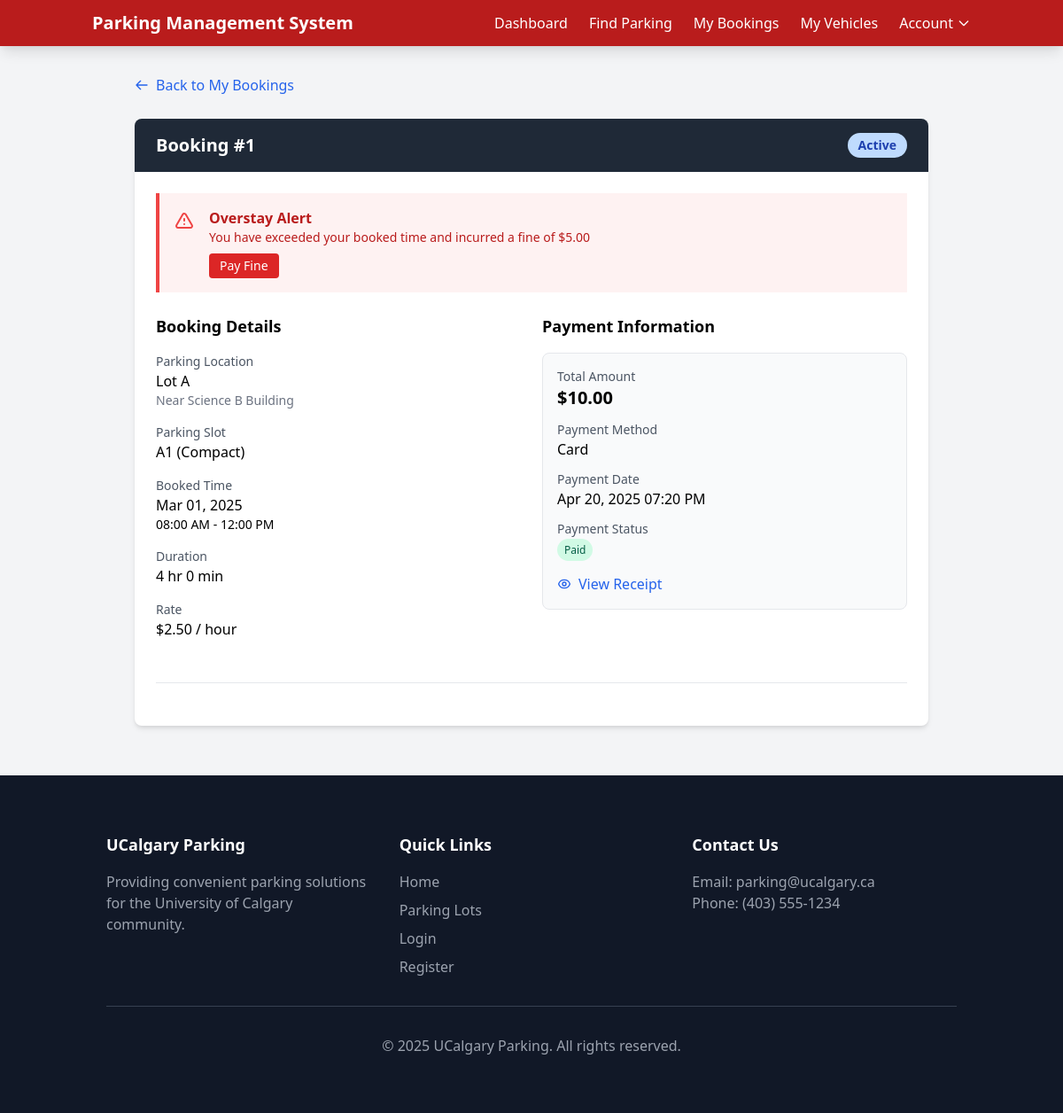
The page /booking-details.php?id=1 (signed in) on the database its author committed.
### tables this page shows
CREATE TABLE bookings (
    booking_id INT AUTO_INCREMENT PRIMARY KEY,
    customer_id INT NOT NULL,
    vehicle_id INT NOT NULL,
    slot_id INT NOT NULL,
    start_time DATETIME NOT NULL,
    end_time DATETIME NOT NULL,
    status ENUM('Active','Completed','Cancelled') NOT NULL DEFAULT 'Active',
    FOREIGN KEY (customer_id) REFERENCES customers(user_id) ON DELETE CASCADE,
    FOREIGN KEY (slot_id) REFERENCES parking_slots(slot_id) ON DELETE CASCADE,
    FOREIGN KEY (vehicle_id) REFERENCES vehicles(vehicle_id) ON DELETE CASCADE
);

CREATE TABLE overstay_alerts (
    alert_id INT AUTO_INCREMENT PRIMARY KEY,
    customer_id INT NOT NULL,
    booking_id INT NOT NULL,
    fine_amount DECIMAL(10,2) NOT NULL,
    status ENUM('Pending','Paid') DEFAULT 'Pending',
    FOREIGN KEY (customer_id) REFERENCES customers(user_id) ON DELETE CASCADE,
    FOREIGN KEY (booking_id) REFERENCES bookings(booking_id) ON DELETE CASCADE
);

CREATE TABLE parking_lots (
    lot_id INT AUTO_INCREMENT PRIMARY KEY,
    name VARCHAR(100) NOT NULL,
    location VARCHAR(255),
    total_slots INT NOT NULL
);

CREATE TABLE parking_slots (
    slot_id INT AUTO_INCREMENT PRIMARY KEY,
    lot_id INT NOT NULL,
    slot_number VARCHAR(10) NOT NULL,
    status ENUM('Available','Occupied','Reserved') NOT NULL DEFAULT 'Available',
    type ENUM('Compact','Large','Handicapped') NOT NULL,
    hourly_rate DECIMAL(10,2) NOT NULL,
    FOREIGN KEY (lot_id) REFERENCES parking_lots(lot_id) ON DELETE CASCADE
);

CREATE TABLE payments (
    payment_id INT AUTO_INCREMENT PRIMARY KEY,
    booking_id INT NOT NULL,
    amount DECIMAL(10,2) NOT NULL,
    payment_method ENUM('Card','Mobile Pay','Cash') NOT NULL,
    payment_date DATETIME DEFAULT CURRENT_TIMESTAMP,
    FOREIGN KEY (booking_id) REFERENCES bookings(booking_id) ON DELETE CASCADE
);

### src/includes/db.php (called while the page is built, shortened)
<?php
class Database {
    private $host = "localhost";
    private $user = "root";
    private $pass = "";
    private $dbname = "parking_management";
    private $conn;
    public function __construct() {
        try {
            $this->conn = new PDO("mysql:host={$this->host};dbname={$this->dbname}", $this->user, $this->pass);
            $this->conn->setAttribute(PDO::ATTR_ERRMODE, PDO::ERRMODE_EXCEPTION);
            $this->conn->setAttribute(PDO::ATTR_DEFAULT_FETCH_MODE, PDO::FETCH_ASSOC);
        } catch(PDOException $e) {
            error_log("Database connection failed: " . $e->getMessage());
            die("Database connection failed. Please check your configuration.");
        }
    }
    public function query($sql, $params = []) {
        $stmt = $this->conn->prepare($sql);
        $stmt->execute($params);
        return $stmt;
    }
}

### src/booking-details.php (the view, shortened to what this page needs)
<?php
require_once 'includes/db.php';
$user_id = $_SESSION['user_id'];
$booking_id = intval($_GET['id']);
$db = new Database();
$booking = $db->query(
    "SELECT b.*, ps.slot_number, ps.type as slot_type, ps.hourly_rate,
            pl.name as lot_name, pl.location as lot_location
     FROM bookings b
     JOIN parking_slots ps ON b.slot_id = ps.slot_id
     JOIN parking_lots pl ON ps.lot_id = pl.lot_id
     WHERE b.booking_id = ? AND b.customer_id = ?",
    [$booking_id, $user_id]
)->fetch();
$payment = $db->query(
    "SELECT * FROM payments WHERE booking_id = ? ORDER BY payment_date DESC LIMIT 1",
    [$booking_id]
)->fetch();
$start_time = new DateTime($booking['start_time']);
$end_time = new DateTime($booking['end_time']);
$interval = $start_time->diff($end_time);
$hours = $interval->h + ($interval->days * 24);
$minutes = $interval->i;
$duration = $hours . ' hr ' . $minutes . ' min';
$now = new DateTime();
$is_active = ($now >= $start_time && $now <= $end_time && $booking['status'] === 'Active');
$overstay = $db->query(
    "SELECT * FROM overstay_alerts WHERE booking_id = ?",
    [$booking_id]
)->fetch();
?>
<!DOCTYPE html>
<html lang="en">
<head>
    <link href="https://cdn.jsdelivr.net/npm/tailwindcss@2.2.19/dist/tailwind.min.css" rel="stylesheet">
    <link rel="stylesheet" href="assets/css/styles.css">
</head>
<body class="bg-gray-100 font-sans">
    <?php include 'includes/header.php'; ?>
    <div class="container mx-auto px-4 py-8">
        <div class="max-w-4xl mx-auto">
            <div class="mb-6">
                <a href="my-bookings.php" class="inline-flex items-center text-blue-600 hover:text-blue-800">
                    <svg class="w-4 h-4 mr-2" fill="none" stroke="currentColor" viewBox="0 0 24 24">
                        <path stroke-linecap="round" stroke-linejoin="round" stroke-width="2" d="M10 19l-7-7m0 0l7-7m-7 7h18"></path>
                    </svg>
                    Back to My Bookings
                </a>
            </div>
            <div class="bg-white rounded-lg shadow-md overflow-hidden mb-6">
                <div class="bg-gray-800 text-white px-6 py-4 flex justify-between items-center">
                    <h2 class="text-xl font-semibold">Booking #<?php echo $booking_id; ?></h2>
                    <span class="px-3 py-1 rounded-full text-sm font-semibold
                        <?php
                        switch($booking['status']) {
                            case 'Active': echo $is_active ? 'bg-green-200 text-green-800' : 'bg-blue-200 text-blue-800'; break;
                        }
                        ?>">
                        <?php echo $is_active ? 'In Progress' : $booking['status']; ?>
                    </span>
                </div>
                <div class="p-6">
                    <?php if ($overstay): ?>
                        <div class="mb-6 bg-red-50 border-l-4 border-red-500 text-red-700 p-4">
                            <div class="flex">
                                <div class="py-1">
                                    <svg class="h-6 w-6 text-red-500 mr-4" fill="none" viewBox="0 0 24 24" stroke="currentColor">
                                        <path stroke-linecap="round" stroke-linejoin="round" stroke-width="2" d="M12 9v2m0 4h.01m-6.938 4h13.856c1.54 0 2.502-1.667 1.732-3L13.732 4c-.77-1.333-2.694-1.333-3.464 0L3.34 16c-.77 1.333.192 3 1.732 3z" />
                                    </svg>
                                </div>
                                <div>
                                    <p class="font-bold">Overstay Alert</p>
                                    <p class="text-sm">You have exceeded your booked time and incurred a fine of $<?php echo number_format($overstay['fine_amount'], 2); ?></p>
                                    <a href="pay-fine.php?id=<?php echo $overstay['alert_id']; ?>" class="inline-block mt-2 bg-red-600 hover:bg-red-700 text-white text-sm py-1 px-3 rounded">
                                        Pay Fine
                                    </a>
                                </div>
                            </div>
                        </div>
                    <?php endif; ?>
                    <div class="grid grid-cols-1 md:grid-cols-2 gap-6">
                        <div>
                            <h3 class="text-lg font-semibold mb-4">Booking Details</h3>
                            <div class="mb-4">
                                <p class="text-sm text-gray-600">Parking Location</p>
                                <p class="font-medium"><?php echo htmlspecialchars($booking['lot_name']); ?></p>
                                <p class="text-sm text-gray-500"><?php echo htmlspecialchars($booking['lot_location']); ?></p>
                            </div>
                            <div class="mb-4">
                                <p class="text-sm text-gray-600">Parking Slot</p>
                                <p class="font-medium"><?php echo htmlspecialchars($booking['slot_number']); ?> (<?php echo htmlspecialchars($booking['slot_type']); ?>)</p>
                            </div>
                            <div class="mb-4">
                                <p class="text-sm text-gray-600">Booked Time</p>
                                <p class="font-medium">
                                    <?php echo date('M d, Y', strtotime($booking['start_time'])); ?>
                                </p>
                                <p class="text-sm">
                                    <?php echo date('h:i A', strtotime($booking['start_time'])); ?> -
                                    <?php echo date('h:i A', strtotime($booking['end_time'])); ?>
                                </p>
                            </div>
                            <div class="mb-4">
                                <p class="text-sm text-gray-600">Duration</p>
                                <p class="font-medium"><?php echo $duration; ?></p>
                            </div>
                            <div class="mb-4">
                                <p class="text-sm text-gray-600">Rate</p>
                                <p class="font-medium">$<?php echo number_format($booking['hourly_rate'], 2); ?> / hour</p>
                            </div>
                        </div>
                        <div>
                            <h3 class="text-lg font-semibold mb-4">Payment Information</h3>
                            <?php if ($payment): ?>
                                <div class="bg-gray-50 p-4 rounded-lg border border-gray-200">
                                    <div class="mb-3">
                                        <p class="text-sm text-gray-600">Total Amount</p>
                                        <p class="text-xl font-semibold"><?php echo '$' . number_format($payment['amount'], 2); ?></p>
                                    </div>
                                    <div class="mb-3">
                                        <p class="text-sm text-gray-600">Payment Method</p>
                                        <p class="font-medium"><?php echo htmlspecialchars($payment['payment_method']); ?></p>
                                    </div>
                                    <div class="mb-3">
                                        <p class="text-sm text-gray-600">Payment Date</p>
                                        <p class="font-medium"><?php echo date('M d, Y h:i A', strtotime($payment['payment_date'])); ?></p>
                                    </div>
                                    <div class="mb-3">
                                        <p class="text-sm text-gray-600">Payment Status</p>
                                        <span class="px-2 py-1 bg-green-100 text-green-800 text-xs rounded-full">Paid</span>
                                    </div>
                                    <div class="mt-4">
                                        <a href="payment-receipt.php?booking_id=<?php echo $booking['booking_id']; ?>" class="text-blue-600 hover:text-blue-800 flex items-center">
                                            View Receipt
                                        </a>
                                    </div>
                                </div>
                            <?php else: ?>
                                <div class="bg-yellow-50 p-4 rounded-lg border border-yellow-200 text-center">
                                    <p class="text-yellow-700">No payment information found for this booking.</p>
                                </div>
                            <?php endif; ?>
                        </div>
                    </div>
                    <div class="mt-8 border-t border-gray-200 pt-6 flex justify-between">
                    </div>
                </div>
            </div>
        </div>
    </div>
    <?php include 'includes/footer.php'; ?>
</body>
</html>

### rows shown on the page
bookings: status "Active", parking_lots.name "Lot A", parking_lots.location "Near Science B Building", slot.slot_number "A1", slot.type "Compact", start_time "Mar 01, 2025", start_time "08:00 AM", end_time "12:00 PM", duration "4 hr 0 min", slot.hourly_rate "2.50"
overstay_alerts: fine_amount "5.00"
payments: amount "10.00", payment_method "Card", payment_date "Apr 20, 2025 07:20 PM"

### other values the page prints
$booking_id "1"
